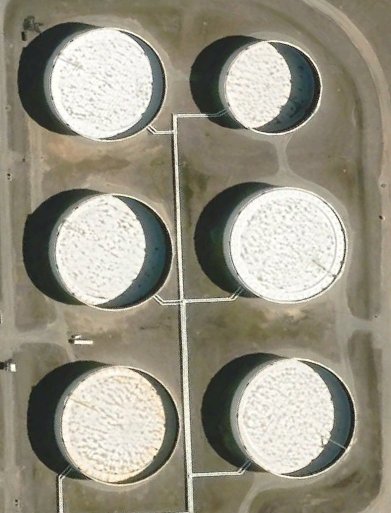
#> input picture data/oil_tank_dataset/comparision/Feb 21 2020 5.30AM/tank1_feb.png, 391 x 513 px
$ python experimental_threshold.py
#> lines starting #> are read from the running program, lines starting #| are printed output that depends on the picture; after the words box and inside, x2 and y2 are one past the last pixel; in counts of white or black regions, pixels touching at a corner belong together
import cv2
import numpy as np
import matplotlib.pyplot as plt
import tkinter as tk
from tkinter import filedialog

def analyze_grayscale_threshold_with_volume():
    root = tk.Tk()
    root.withdraw()

    file_path = filedialog.askopenfilename(
        title="Select an image file",
        filetypes=[("Image files", "*.jpg *.jpeg *.png *.bmp *.tiff")]
    )
#> the answer given: ../data/oil_tank_dataset/comparision/Feb 21 2020 5.30AM/tank1_feb.png

    if not file_path:
        print("No file selected. Exiting.")
        return

    print(f"Processing image: {file_path}")
    image = cv2.imread(file_path)
#> image is the input picture: shape (513, 391, 3); mean B, G, R 130.8, 146.2, 150.3
    if image is None:
        print(f"Error: Unable to load image from {file_path}")
        return

    gray_image = cv2.cvtColor(image, cv2.COLOR_BGR2GRAY)
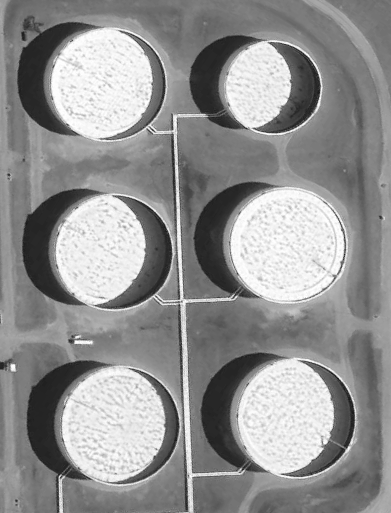
#> gray_image: shape (513, 391); min 23, max 255, mean 145.7

    # Apply Gaussian Blur to reduce noise
    blurred_image = cv2.GaussianBlur(gray_image, (5, 5), 0)

    # Detect circles
    circles = cv2.HoughCircles(
        blurred_image, cv2.HOUGH_GRADIENT,
        dp=1, minDist=100,
        param1=100, param2=50,
        minRadius=20, maxRadius=70
    )
#> circles = [[297.5, 418.5, 60.6], [119.5, 425.5, 58.4], [113.5, 253.5, 58.4], [109.5, 84.5, 58.3], [288.5, 245.5, 57.2], [274.5, 86.5, 48.6]]

    if circles is not None:
        circles = np.uint16(np.around(circles))
#> circles = [[298, 418, 61], [120, 426, 58], [114, 254, 58], [110, 84, 58], [288, 246, 57], [274, 86, 49]]
        total_tank_volume = 100000  # Example full volume
        processed_rois = []

        for idx, i in enumerate(circles[0, :]):
            x, y, r = i[0], i[1], i[2]

            # Create circular mask
            circle_mask = np.zeros_like(gray_image)
            cv2.circle(circle_mask, (x, y), r, 255, -1)

            # Apply mask to grayscale image
            roi = cv2.bitwise_and(blurred_image, blurred_image, mask=circle_mask)

            # Thresholding (grayscale only)
            _, thresholded_roi = cv2.threshold(roi, 127, 255, cv2.THRESH_TOZERO)

            # Draw circle on original image
            cv2.circle(image, (x, y), r, (0, 255, 0), 2)
            cv2.circle(image, (x, y), 2, (0, 0, 255), 3)

            # Calculate volume based on visible pixels
            total_pixels = np.sum(circle_mask == 255)
            visible_pixels = np.sum(thresholded_roi > 0)

            visible_ratio = visible_pixels / total_pixels if total_pixels > 0 else 0
            estimated_volume = total_tank_volume * visible_ratio

            print(f"--- Tank {idx + 1} ---")
            print(f"Center: ({x}, {y}), Radius: {r}")
            print(f"Visible Area %: {visible_ratio * 100:.2f}%")
            print(f"Estimated Volume: {estimated_volume:.2f} (Full Volume: {total_tank_volume})")
            print("-" * 30)

            processed_rois.append((thresholded_roi, f"Tank {idx + 1}"))
#> this loop made 6 passes
#> (x, y, r, total_pixels, visible_pixels, visible_ratio, estimated_volume) on passes 1 to 6: (298, 418, 61, 11681, 9450, 0.809, 80900.6), (120, 426, 58, 10557, 9245, 0.876, 87572.2), (114, 254, 58, 10557, 7706, 0.73, 72994.2), (110, 84, 58, 10557, 9430, 0.893, 89324.6), (288, 246, 57, 10189, 10189, 1, 100000), (274, 86, 49, 7525, 5014, 0.666, 66631.2)
#> (printed output is left out)
#> pass 1, in analyze_grayscale_threshold_with_volume, `roi = cv2.bitwise_and(blurred_image, blurred_image, mask=circle_mask)`:
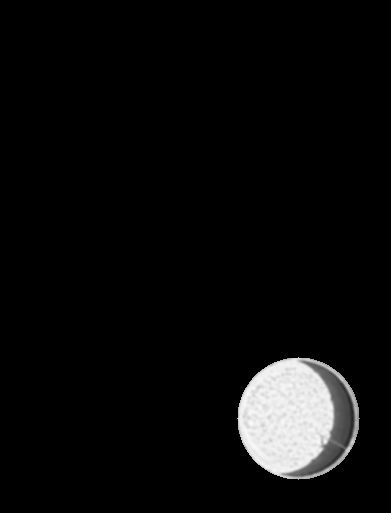
#> roi: shape (513, 391); min 0, max 251, mean 11.6
#> pass 2, in analyze_grayscale_threshold_with_volume, `roi = cv2.bitwise_and(blurred_image, blurred_image, mask=circle_mask)`:
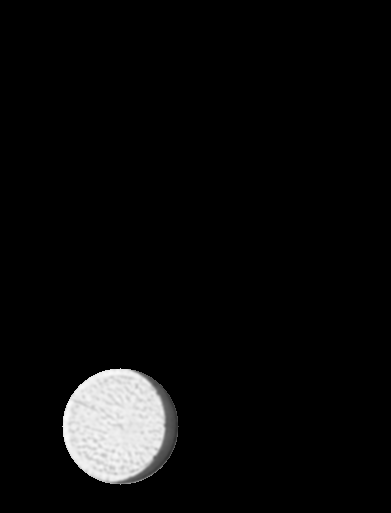
#> roi: shape (513, 391); min 0, max 250, mean 11
#> after the loop:
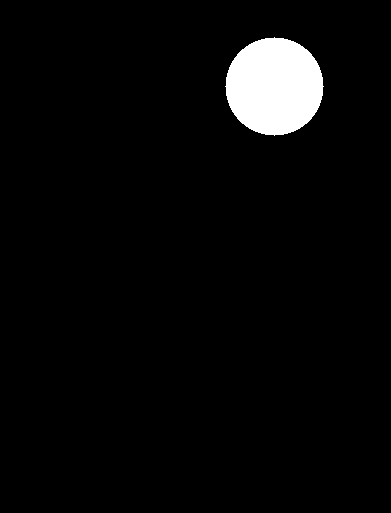
#> circle_mask: shape (513, 391); 3.8% white; 1 white region, box (x1, y1, x2, y2) and area: (225, 37, 324, 136) 7525
#> after the loop:
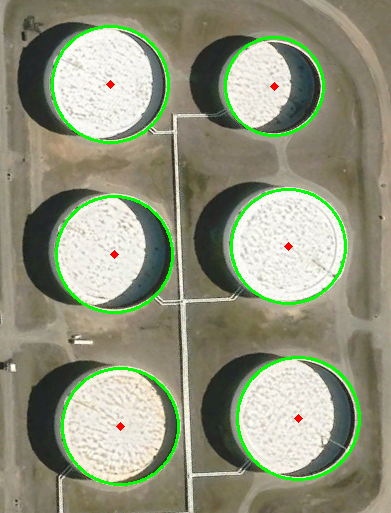
#> image: shape (513, 391, 3); 3.33% of pixels changed, all inside (x1, y1, x2, y2) = (51, 25, 361, 486)
#> after the loop:
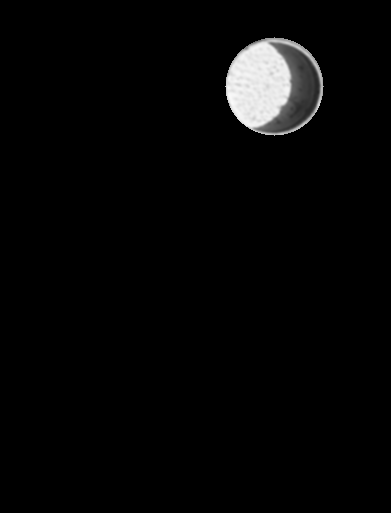
#> roi: shape (513, 391); min 0, max 250, mean 6.4
#> after the loop, processed_rois = 6 items

        # Display original image with circles
        plt.figure(figsize=(10, 5))
        plt.imshow(cv2.cvtColor(image, cv2.COLOR_BGR2RGB))
        plt.title("Original Image with Detected Circles")
        plt.axis('off')
        plt.show()

        # Display all processed tanks
        n = len(processed_rois)
#> n = 6
        cols = 3
        rows = (n + cols - 1) // cols
#> rows = 2

        plt.figure(figsize=(15, 5 * rows))
        for idx, (roi_img, title) in enumerate(processed_rois):
            plt.subplot(rows, cols, idx + 1)
            plt.imshow(roi_img, cmap='gray')
            plt.title(title)
            plt.axis('off')
#> this loop made 6 passes
#> title on passes 1 to 6: 'Tank 1', 'Tank 2', 'Tank 3', 'Tank 4', 'Tank 5', 'Tank 6'
        plt.tight_layout()
        plt.show()
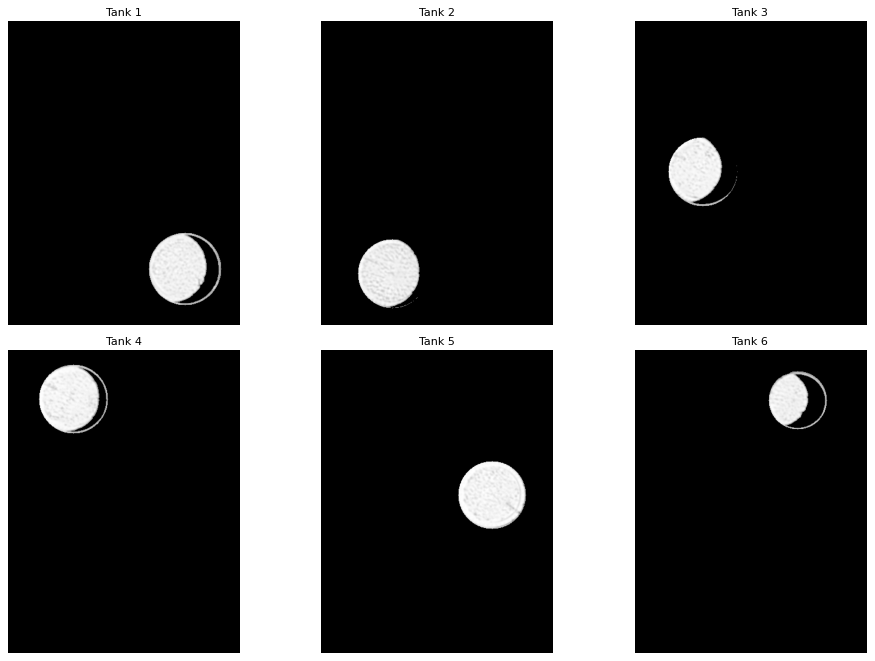
#> figure drawn by matplotlib, 6 panels

    else:
        print("No circles detected.")

analyze_grayscale_threshold_with_volume()

$ run again, on data/oil_tank_dataset/comparision/Feb 21 2020 5.30AM/tank3_feb.png
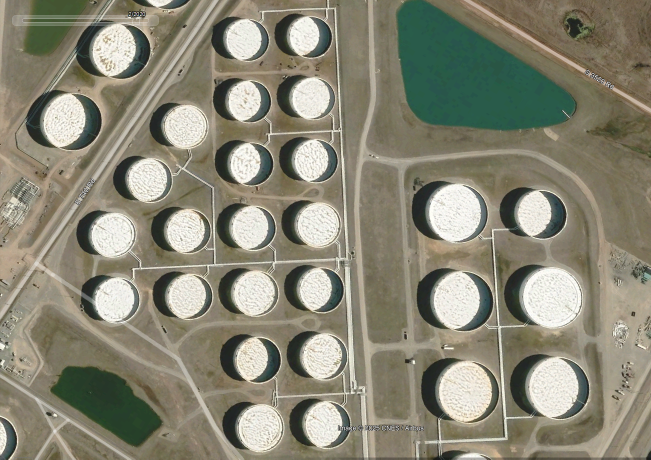
#> input picture data/oil_tank_dataset/comparision/Feb 21 2020 5.30AM/tank3_feb.png, 1302 x 919 px (shown at 1/2 size)
#> in analyze_grayscale_threshold_with_volume, image is the input picture: shape (919, 1302, 3); mean B, G, R 117.2, 134.5, 137.1
#> in analyze_grayscale_threshold_with_volume, `circles = cv2.HoughCircles( blurred_image, cv2.HOUGH_GRADIENT, dp=1, m..`: circles = 28 rows, first 8: [916.5, 427.5, 58.4], [939.5, 782.5, 61.6], [927.5, 601.5, 60.6], [1083.5, 430.5, 48.6], [655.5, 849.5, 48.3], [650.5, 713.5, 47.9], [519.5, 855.5, 47.1], [1119.5, 775.5, 61.7]
#> in analyze_grayscale_threshold_with_volume, `circles = np.uint16(np.around(circles))`: circles = 28 rows, first 8: [916, 428, 58], [940, 782, 62], [928, 602, 61], [1084, 430, 49], [656, 850, 48], [650, 714, 48], [520, 856, 47], [1120, 776, 62]
#> the loop in analyze_grayscale_threshold_with_volume, `for idx, i in enumerate(circles[0, :]):` made 28 passes
#> (x, y, r, total_pixels, visible_pixels, visible_ratio, estimated_volume) on passes 1 to 8: (916, 428, 58, 10557, 9427, 0.893, 89296.2), (940, 782, 62, 12061, 10570, 0.876, 87637.8), (928, 602, 61, 11681, 8666, 0.742, 74188.9), (1084, 430, 49, 7525, 4832, 0.642, 64212.6), (656, 850, 48, 7213, 5898, 0.818, 81769), (650, 714, 48, 7213, 6500, 0.901, 90115.1), (520, 856, 47, 6921, 6899, 0.997, 99682.1), (1120, 776, 62, 12061, 9667, 0.802, 80150.9)
#> (printed output is left out)
#> after the loop in analyze_grayscale_threshold_with_volume, `for idx, i in enumerate(circles[0, :]):`:
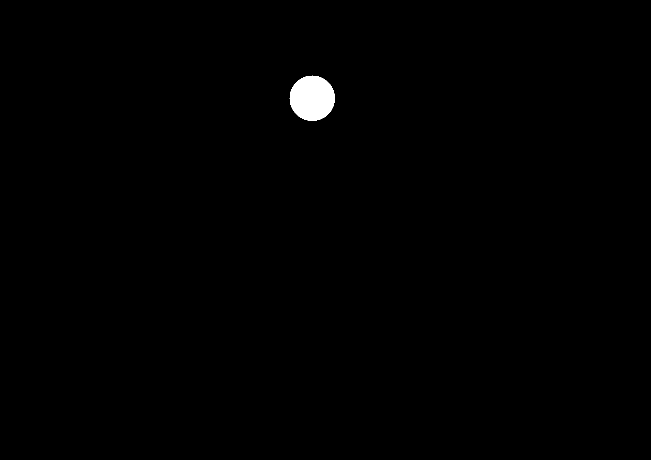
#> circle_mask: shape (919, 1302) (shown at 1/2 size); 0.53% white; 1 white region, box (x1, y1, x2, y2) and area: (579, 151, 670, 242) 6361
#> after the loop in analyze_grayscale_threshold_with_volume, `for idx, i in enumerate(circles[0, :]):`:
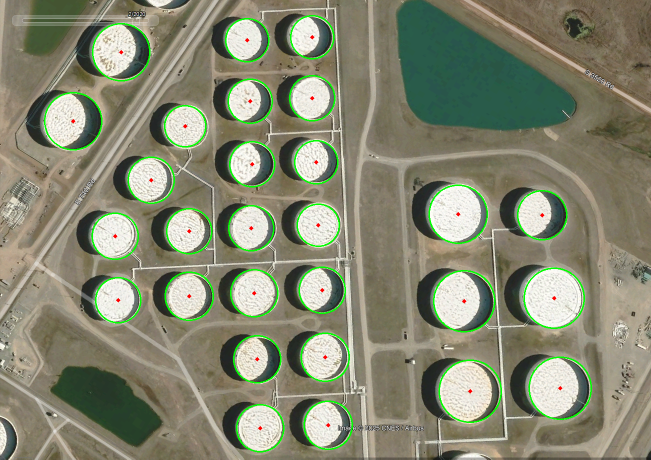
#> image: shape (919, 1302, 3) (shown at 1/2 size); 2.24% of pixels changed, all inside (x1, y1, x2, y2) = (88, 30, 1184, 905)
#> after the loop in analyze_grayscale_threshold_with_volume, `for idx, i in enumerate(circles[0, :]):`: processed_rois = 28 items
#> n = 28
#> rows = 10
#> the loop in analyze_grayscale_threshold_with_volume, `for idx, (roi_img, title) in enumerate(processed_rois):` made 28 passes
#> title on passes 1 to 8: 'Tank 1', 'Tank 2', 'Tank 3', 'Tank 4', 'Tank 5', 'Tank 6', 'Tank 7', 'Tank 8'

$ run again, on data/oil_tank_dataset/comparision/Feb 21 2020 5.30AM/tank4_feb.png
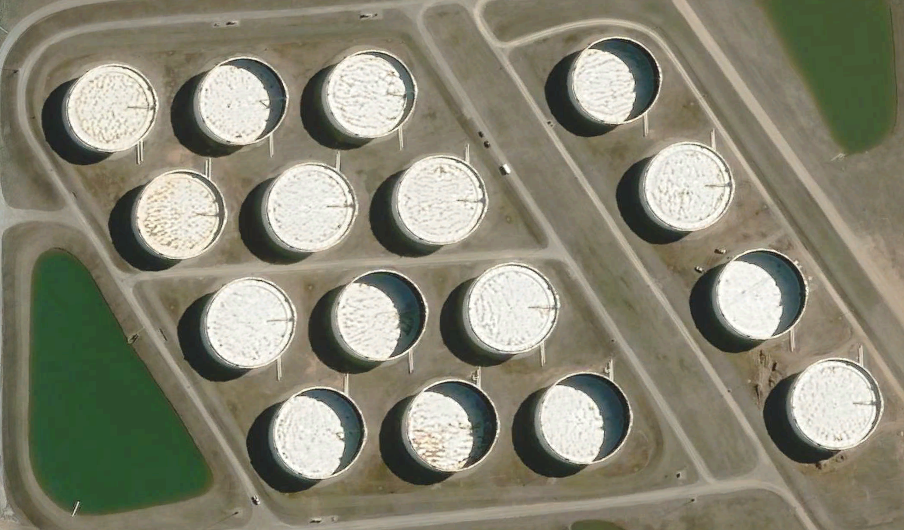
#> input picture data/oil_tank_dataset/comparision/Feb 21 2020 5.30AM/tank4_feb.png, 904 x 530 px
#> in analyze_grayscale_threshold_with_volume, image is the input picture: shape (530, 904, 3); mean B, G, R 114.7, 132.7, 134.6
#> in analyze_grayscale_threshold_with_volume, `circles = cv2.HoughCircles( blurred_image, cv2.HOUGH_GRADIENT, dp=1, m..`: circles = 16 rows, first 8: [442.5, 198.5, 44.9], [615.5, 78.5, 43.6], [243.5, 99.5, 44.1], [586.5, 417.5, 46], [181.5, 213.5, 44.8], [320.5, 431.5, 46.9], [504.5, 310.5, 42.7], [246.5, 325.5, 46.3]
#> in analyze_grayscale_threshold_with_volume, `circles = np.uint16(np.around(circles))`: circles = 16 rows, first 8: [442, 198, 45], [616, 78, 44], [244, 100, 44], [586, 418, 46], [182, 214, 45], [320, 432, 47], [504, 310, 43], [246, 326, 46]
#> the loop in analyze_grayscale_threshold_with_volume, `for idx, i in enumerate(circles[0, :]):` made 16 passes
#> (x, y, r, total_pixels, visible_pixels, visible_ratio, estimated_volume) on passes 1 to 8: (442, 198, 45, 6361, 6348, 0.998, 99795.6), (616, 78, 44, 6077, 3983, 0.655, 65542.2), (244, 100, 44, 6077, 4712, 0.775, 77538.3), (586, 418, 46, 6625, 4248, 0.641, 64120.8), (182, 214, 45, 6361, 6057, 0.952, 95220.9), (320, 432, 47, 6921, 5247, 0.758, 75812.7), (504, 310, 43, 5789, 5701, 0.985, 98479.9), (246, 326, 46, 6625, 6280, 0.948, 94792.5)
#> (printed output is left out)
#> after the loop in analyze_grayscale_threshold_with_volume, `for idx, i in enumerate(circles[0, :]):`:
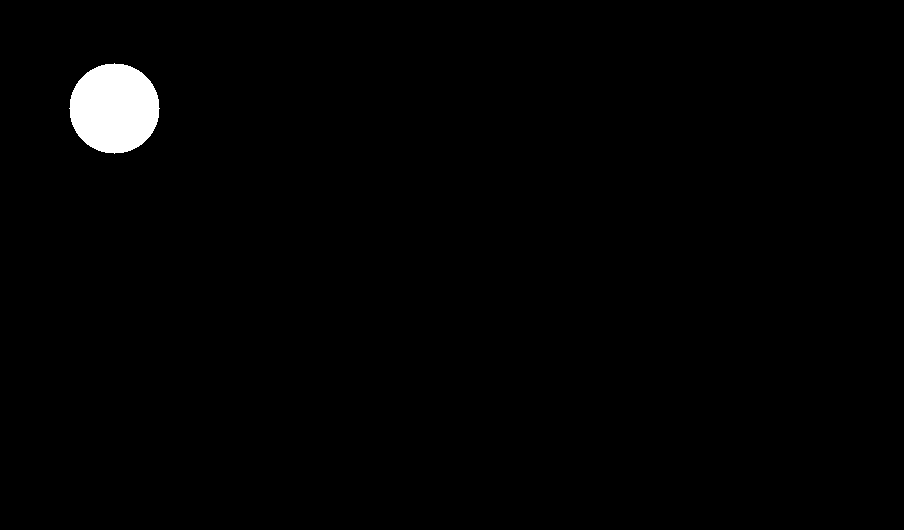
#> circle_mask: shape (530, 904); 1.3% white; 1 white region, box (x1, y1, x2, y2) and area: (69, 63, 160, 154) 6361
#> after the loop in analyze_grayscale_threshold_with_volume, `for idx, i in enumerate(circles[0, :]):`:
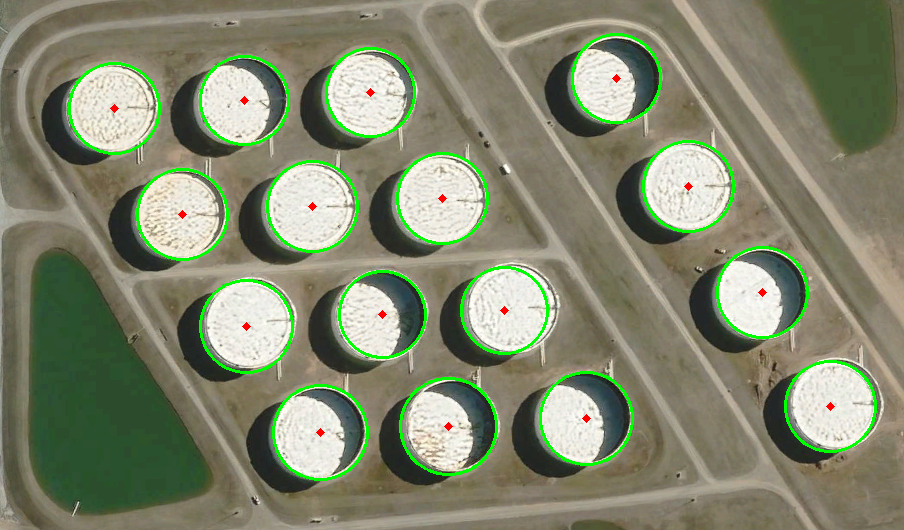
#> image: shape (530, 904, 3); 2.94% of pixels changed, all inside (x1, y1, x2, y2) = (68, 33, 877, 481)
#> after the loop in analyze_grayscale_threshold_with_volume, `for idx, i in enumerate(circles[0, :]):`: processed_rois = 16 items
#> n = 16
#> rows = 6
#> the loop in analyze_grayscale_threshold_with_volume, `for idx, (roi_img, title) in enumerate(processed_rois):` made 16 passes
#> title on passes 1 to 8: 'Tank 1', 'Tank 2', 'Tank 3', 'Tank 4', 'Tank 5', 'Tank 6', 'Tank 7', 'Tank 8'

$ run again, on data/oil_tank_dataset/comparision/Feb 21 2020 5.30AM/tank5_feb.png
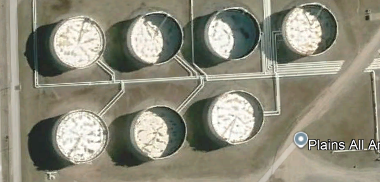
#> input picture data/oil_tank_dataset/comparision/Feb 21 2020 5.30AM/tank5_feb.png, 380 x 182 px
#> in analyze_grayscale_threshold_with_volume, image is the input picture: shape (182, 380, 3); mean B, G, R 122.3, 139, 141.1
#> in analyze_grayscale_threshold_with_volume, `circles = cv2.HoughCircles( blurred_image, cv2.HOUGH_GRADIENT, dp=1, m..`: circles = [[155.5, 37.5, 25.1], [80.5, 135.5, 24.6], [236.5, 117.5, 26.8], [310.5, 27.5, 25.7]]
#> in analyze_grayscale_threshold_with_volume, `circles = np.uint16(np.around(circles))`: circles = [[156, 38, 25], [80, 136, 25], [236, 118, 27], [310, 28, 26]]
#> the loop in analyze_grayscale_threshold_with_volume, `for idx, i in enumerate(circles[0, :]):` made 4 passes
#> (x, y, r, total_pixels, visible_pixels, visible_ratio, estimated_volume) on passes 1 to 4: (156, 38, 25, 1961, 1084, 0.553, 55277.9), (80, 136, 25, 1961, 1959, 0.999, 99898), (236, 118, 27, 2289, 1937, 0.846, 84622.1), (310, 28, 26, 2121, 1403, 0.661, 66148)
#> (printed output is left out)
#> after the loop in analyze_grayscale_threshold_with_volume, `for idx, i in enumerate(circles[0, :]):`: processed_rois = 4 items
#> n = 4
#> rows = 2
#> the loop in analyze_grayscale_threshold_with_volume, `for idx, (roi_img, title) in enumerate(processed_rois):` made 4 passes
#> title on passes 1 to 4: 'Tank 1', 'Tank 2', 'Tank 3', 'Tank 4'
#> in analyze_grayscale_threshold_with_volume, `plt.show()`:
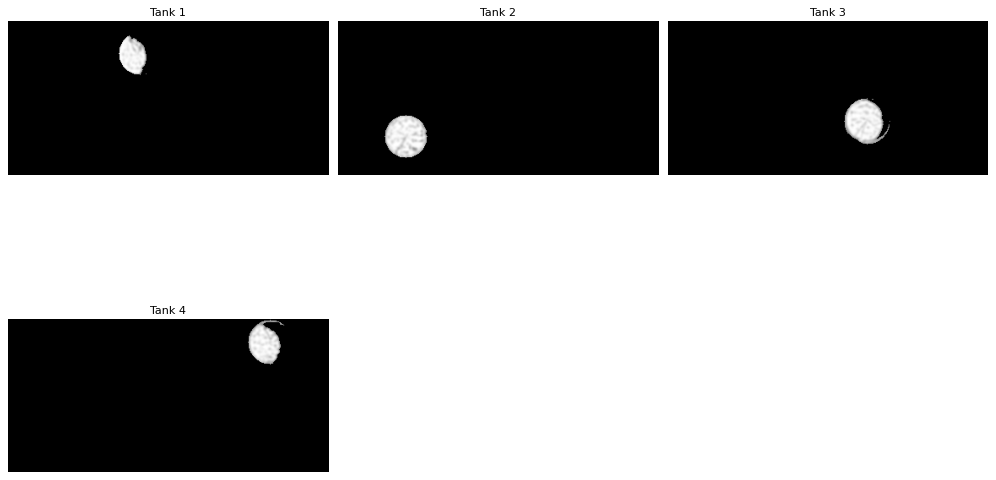
#> figure drawn by matplotlib, 4 panels
